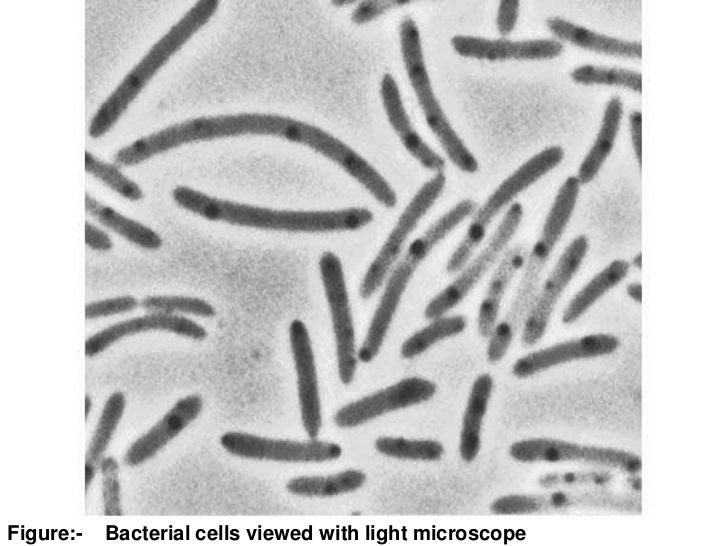
#> input picture 004 - bacteria.jpg, 728 x 546 px
$ jupyter execute --allow-errors '004 - Scipy.ipynb'
#> lines starting #> are read from the running program, lines starting #| are printed output that depends on the picture; after the words box and inside, x2 and y2 are one past the last pixel; in counts of white or black regions, pixels touching at a corner belong together
# 1. Interpolation

[cell 1]
import numpy as np
import matplotlib.pyplot as plt

[cell 2]
x = np.linspace(0, 10, 10)
y = x**2
plt.scatter(x, y)

[cell 3]
from scipy.interpolate import interp1d

[cell 4]
f = interp1d(x, y, kind = "linear")

new_x = np.linspace(0, 10, 30)
result = f(new_x)

plt.scatter(x, y)
plt.scatter(new_x, result, c = "red")

[cell 5]
x = np.linspace(0, 10, 10)
y = np.sin(x)
plt.scatter(x, y)

[cell 6]
f = interp1d(x, y, kind = "quadratic")

new_x = np.linspace(0, 10, 30)
result = f(new_x)

plt.scatter(x, y)
plt.scatter(new_x, result, c = "red")

# 2. Optimisation #

[cell 7]
x = np.linspace(0, 2, 100)
y = 1/3 * x**3 - 3/5 * x**2 + 2 + np.random.randn(x.shape[0])/20
plt.scatter(x, y)

[cell 8]
def f(x, a, b, c, d):
    return a * x**3 + b * x**2 + c * x + d

[cell 9]
from scipy import optimize

[cell 10]
params, param_cov = optimize.curve_fit(f, x, y)

[cell 11]
plt.scatter(x, y)
plt.plot(x, f(x, params[0], params[1], params[2], params[3]), c = "red", lw = 4)
#> figure, not shown here; curve peaks at x = 2, y = 2.31

### Minimisation ###

[cell 12]
def f(x):
    return x**2 + 15 * np.sin(x)

[cell 13]
x = np.linspace(-10, 10, 100)
plt.plot(x, f(x))
#> figure, not shown here; curve peaks at x = -10, y = 108.2

[cell 14]
# minimum local
optimize.minimize(f, x0 = -5)

[cell 15]
x0 = -5
result = optimize.minimize(f, x0 = x0).x

[cell 16]
plt.plot(x, f(x), lw = 3, zorder = -1)
plt.scatter(result, f(result), s = 100, c = "red", zorder = 1)
plt.scatter(x0, f(x0), s = 200, marker = "+", c = "green", zorder = 1)
plt.show()
#> figure, not shown here; curve peaks at x = -10, y = 108.2

[cell 17]
def f(x):
    return np.sin(x[0]) + np.cos(x[0] + x[1]) * np.cos(x[0])

[cell 18]
X = np.linspace(-3, 3, 100)
Y = np.linspace(-3, 3, 100)
X, Y = np.meshgrid(X, Y)

plt.contour(X, Y, f(np.array([X, Y])), 20)

x0 = np.zeros((2, 1))
plt.scatter(x0[0], x0[1], marker = "+", c = "green", s = 100)

#> (the rest of this cell did not finish here and is left out)

# 3. Traitement du signal #

[cell 19]
x = np.linspace(0, 20, 100)
y = x + 4*np.sin(x) + np.random.randn(x.shape[0])
plt.plot(x, y)
#> figure, not shown here; curve peaks at x = 19.8, y = 25.21

[cell 20]
from scipy import signal

[cell 21]
new_y = signal.detrend(y)

[cell 22]
plt.plot(x, y)
plt.plot(x, new_y)
#> figure, not shown here; curve peaks at x = 19.8, y = 25.21; curve peaks at x = 19.8, y = 6.18

### Transformée de Fourier ###

[cell 23]
x = np.linspace(0, 30, 1000)
y = 3 * np.sin(x) + 2 * np.sin(5*x) + np.sin(10*x) + np.random.random(x.shape[0]) * 10
plt.plot(x, y)
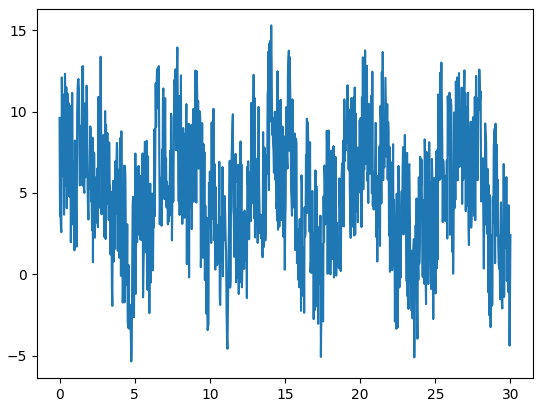
#> figure drawn by matplotlib, 1 panel; curve peaks at x = 14.08, y = 15.31

[cell 24]
from scipy import fftpack

[cell 25]
fourier = fftpack.fft(y)
power = np.abs(fourier)
frequences = fftpack.fftfreq(y.size)
plt.plot(np.abs(frequences), power)

[cell 26]
fourier[power < 400] = 0

[cell 27]
plt.plot(np.abs(frequences), np.abs(fourier))

[cell 28]
filtered_signal = fftpack.ifft(fourier)

[cell 29]
plt.figure(figsize = (12, 8))
plt.plot(x, y, lw = 0.5)
plt.plot(x, filtered_signal, lw = 3)
plt.show()
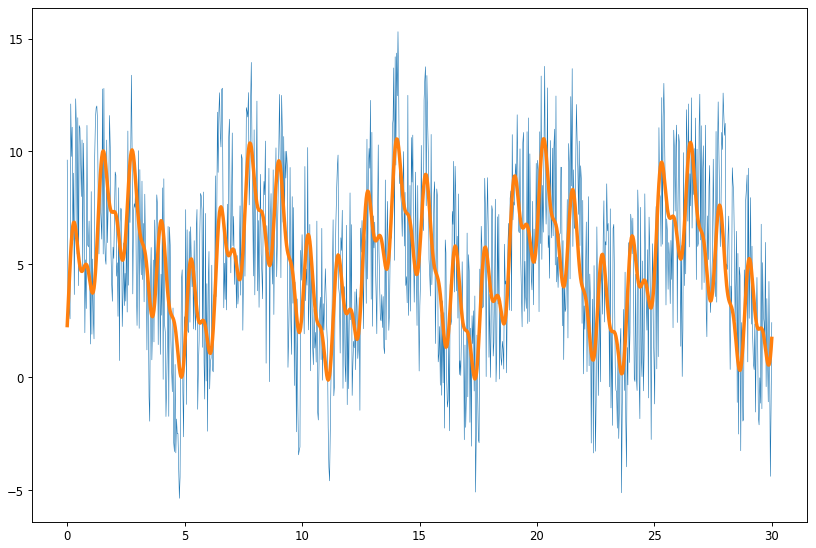
#> figure drawn by matplotlib, 1 panel; curve peaks at x = 14.08, y = 15.31; curve peaks at x = 20.3, y = 10.56

# 4. Traitement d'images #

[cell 30]
from scipy import ndimage

[cell 31]
np.random.seed(0)
X = np.zeros((32, 32))
X[10 : -10, 10 : -10] = 1
X[np.random.randint(0, 32, 30), np.random.randint(0, 32, 30)] = 1
plt.imshow(X)
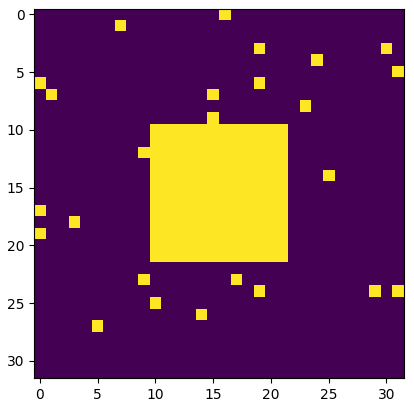
#> figure drawn by matplotlib, 1 panel

[cell 32]
open_x = ndimage.binary_opening(X)
plt.imshow(open_x)
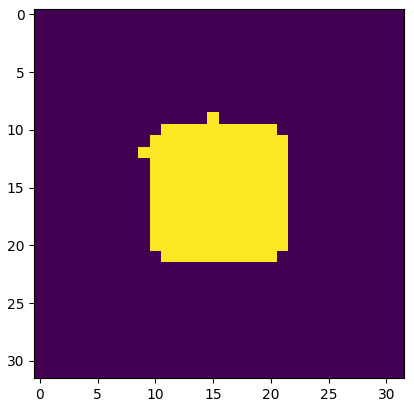
#> figure drawn by matplotlib, 1 panel

[cell 33]
image = plt.imread("004 - bacteria.jpg")
#> image is the input picture: shape (546, 728, 3); min 0, max 255, mean 200.6
image = image[0 : 500, 100 : 600, 0]
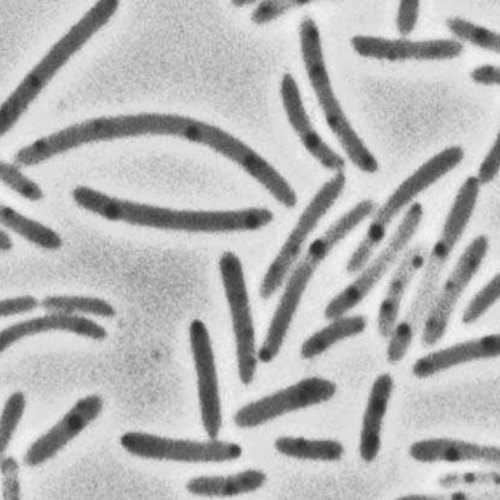
#> image: shape (500, 500); min 43, max 244, mean 181.6
plt.imshow(image, cmap = "gray")
image.shape
#> Out = (500, 500)

[cell 34]
image_2 = np.copy(image)
plt.hist(image_2.ravel(), bins = 255)
plt.show()
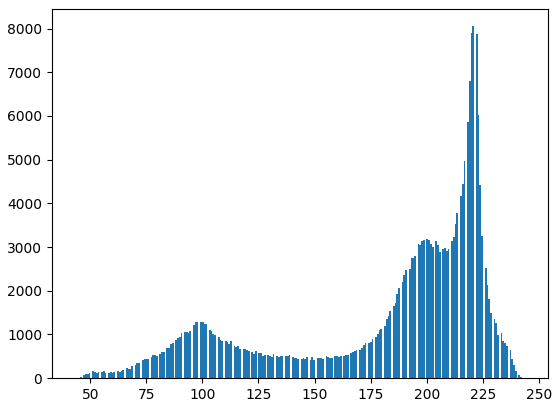
#> figure drawn by matplotlib, 1 panel; tallest bar 8053 high, from x = 220.4 to 221.1

[cell 35]
image = image < 150
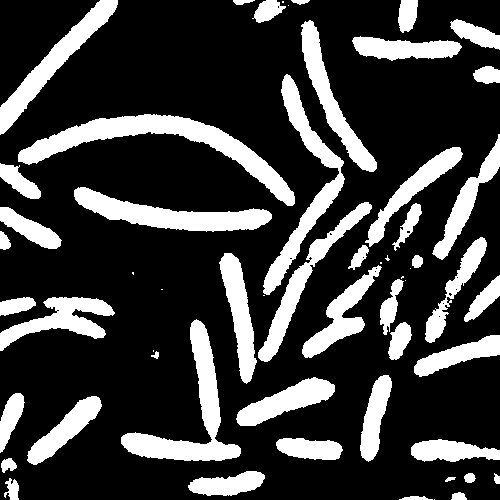
#> image: shape (500, 500) bool; 23.9% white; 58 white regions (12 under 20 px), largest, box (x1, y1, x2, y2) and area: (18, 114, 295, 206) 5642, (121, 319, 241, 461) 4226, (74, 187, 272, 232) 3768
plt.imshow(image)

[cell 36]
open_x = ndimage.binary_opening(image)
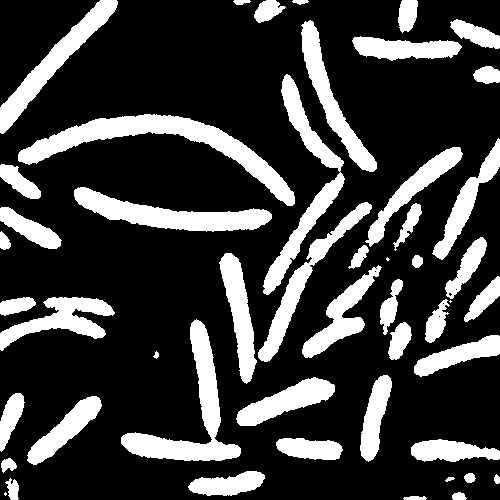
#> open_x: shape (500, 500) bool; 23.7% white; 50 white regions (3 under 20 px), largest, box (x1, y1, x2, y2) and area: (18, 114, 295, 206) 5631, (121, 319, 241, 461) 4224, (74, 187, 272, 232) 3768
plt.imshow(open_x)

[cell 37]
label_image, n_labels = ndimage.label(open_x)
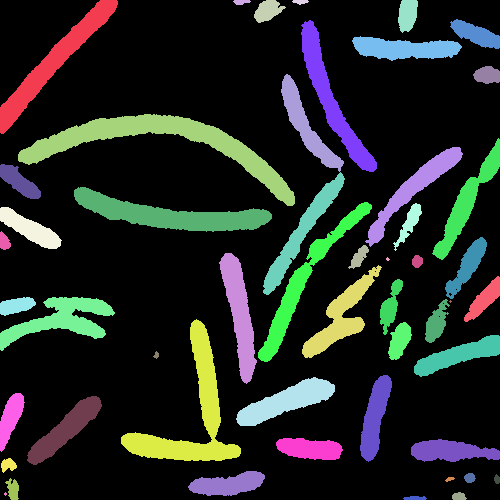
#> label_image: shape (500, 500) int32; 52 distinct labels, from 0 to 51; one colour per label, 0 black
#> n_labels = 51
print(n_labels)
#| 51

[cell 38]
plt.imshow(label_image)

[cell 39]
sizes = ndimage.sum(open_x, label_image, range(n_labels))
#> sizes = 51 values, max 5631 at index 11, min 0 at index 0, mean 1161.8

[cell 40]
sizes
#> Out has the same summary as sizes

[cell 41]
plt.scatter(range(n_labels), sizes, c = "red")
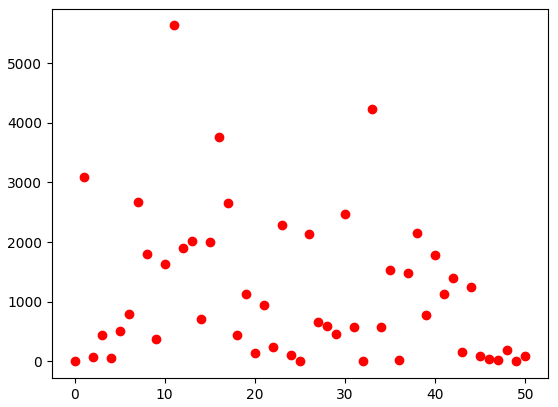
#> figure drawn by matplotlib, 1 panel
